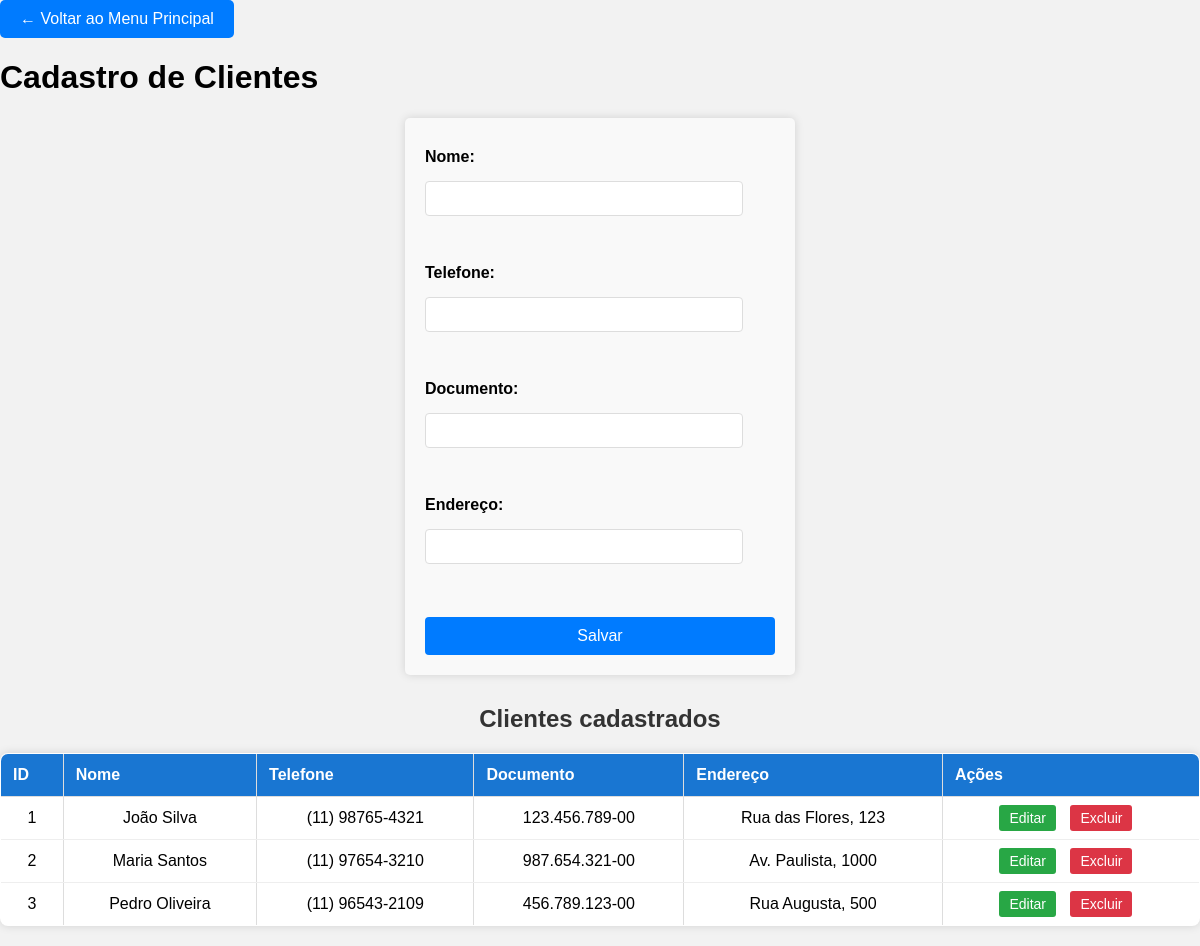
The page /view/indexC.php on the database as committed earlier.
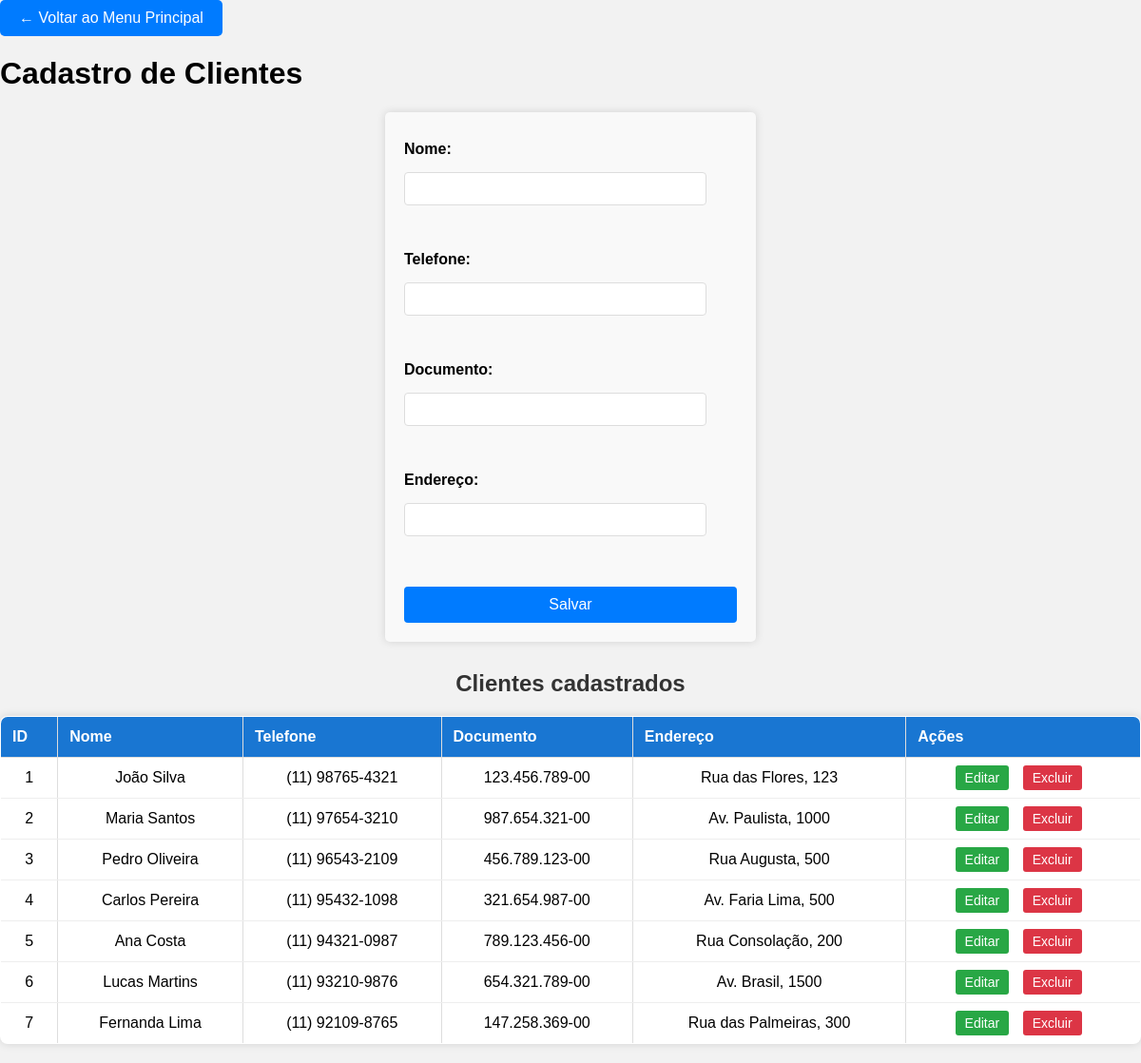
The same page on the database as committed later.
### tables this page shows
CREATE TABLE CLIENTE (
    ID_CLIENTE INT AUTO_INCREMENT PRIMARY KEY,
    NOME_CLIENTE VARCHAR(100) NOT NULL,
    TELEFONE_CLIENTE VARCHAR(20),
    DOCUMENTO VARCHAR(20),
    ENDERECO_CLIENTE VARCHAR(200),
    EMAIL VARCHAR(100)
);

### controller/ClienteController.php (called while the page is built, shortened)
<?php
require_once __DIR__ . '/../model/ClienteDAO.php';
require_once __DIR__ . '/../model/Cliente.php';
class ClienteController {
    private $dao;
    public function __construct() {
        $this->dao = new ClienteDAO();
    }
    public function listar() {
        return $this->dao->listar();
    }
}

### model/Connection.php (called while the page is built)
<?php
class Connection {
    private static $instance = null;
    public static function getInstance() {
        if (!self::$instance) {
            try {
                $host = 'localhost';
                $dbname = 'OFICINA';
                $user = 'root';
                $pass = 'Charlo2025@';
                self::$instance = new PDO(
                    "mysql:host=$host;dbname=$dbname;charset=utf8mb4",
                    $user,
                    $pass
                );
                self::$instance->setAttribute(PDO::ATTR_ERRMODE, PDO::ERRMODE_EXCEPTION);
            } catch (PDOException $e) {
                die("Erro ao conectar ao MySQL: " . $e->getMessage());
            }
        }
        return self::$instance;
    }
}
?>

### model/ClienteDAO.php (called while the page is built, shortened)
<?php
require_once __DIR__ . '/Connection.php';
require_once __DIR__ . '/Cliente.php';
class ClienteDAO {
    public function listar() {
        try {
            $sql = "SELECT * FROM CLIENTE";
            $stmt = Connection::getInstance()->query($sql);
            $lista = [];
            while ($row = $stmt->fetch(PDO::FETCH_ASSOC)) {
                $lista[] = new Cliente(
                    $row['NOME_CLIENTE'],
                    $row['TELEFONE_CLIENTE'],
                    $row['DOCUMENTO'],
                    $row['ENDERECO_CLIENTE'],
                    $row['ID_CLIENTE']
                );
            }
            return $lista;
        } catch (PDOException $e) {
            throw new Exception("Erro ao listar clientes: " . $e->getMessage());
        }
    }
}

### model/Cliente.php (called while the page is built)
<?php
class Cliente {
    private $id;
    private $nome;
    private $telefone;
    private $documento;
    private $endereco;
    public function __construct($nome, $telefone, $documento, $endereco, $id = null) {
        $this->id = $id;
        $this->nome = $nome;
        $this->telefone = $telefone;
        $this->documento = $documento;
        $this->endereco = $endereco;
    }
    public function getId() { return $this->id; }
    public function getNome() { return $this->nome; }
    public function getTelefone() { return $this->telefone; }
    public function getDocumento() { return $this->documento; }
    public function getEndereco() { return $this->endereco; }
}

### view/indexC.php (the view, shortened to what this page needs)
<?php
require_once __DIR__ . '/../Controller/ClienteController.php';
$controller = new ClienteController();
$clienteEditando = null;
$lista = $controller->listar();
?>
<!DOCTYPE html>
<html lang="pt-br">
<head>
    <link rel="stylesheet" href="style.css">
</head>
<body>
<div style="margin-bottom: 20px;">
    <a href="index.php" style="display: inline-block; padding: 10px 20px; background: #007bff; color: white; text-decoration: none; border-radius: 5px;">← Voltar ao Menu Principal</a>
</div>
<h1>Cadastro de Clientes</h1>
<form method="POST" id="formCliente">
    <label>Nome:</label>
    <input type="text" name="nome" id="nome" value="<?= $clienteEditando ? htmlspecialchars($clienteEditando->getNome()) : '' ?>" required><br>
    <label>Telefone:</label>
    <input type="text" name="telefone" id="telefone" value="<?= $clienteEditando ? htmlspecialchars($clienteEditando->getTelefone()) : '' ?>" required><br>
    <label>Documento:</label>
    <input type="text" name="documento" id="documento" value="<?= $clienteEditando ? htmlspecialchars($clienteEditando->getDocumento()) : '' ?>" required><br>
    <label>Endereço:</label>
    <input type="text" name="endereco" id="endereco" value="<?= $clienteEditando ? htmlspecialchars($clienteEditando->getEndereco()) : '' ?>" required><br>
    <button type="submit" name="acao" value="<?= $clienteEditando ? 'editar' : 'salvar' ?>">
        <?= $clienteEditando ? 'Atualizar' : 'Salvar' ?>
    </button>
</form>
<h2>Clientes cadastrados</h2>
<?php if (empty($lista)): ?>
    <p>Nenhum cliente cadastrado ainda.</p>
<?php else: ?>
    <table border="1">
        <tr>
            <th>ID</th>
            <th>Nome</th>
            <th>Telefone</th>
            <th>Documento</th>
            <th>Endereço</th>
            <th>Ações</th>
        </tr>
        <?php foreach ($lista as $c): ?>
        <tr>
            <td><?= htmlspecialchars($c->getId()) ?></td>
            <td><?= htmlspecialchars($c->getNome()) ?></td>
            <td><?= htmlspecialchars($c->getTelefone()) ?></td>
            <td><?= htmlspecialchars($c->getDocumento()) ?></td>
            <td><?= htmlspecialchars($c->getEndereco()) ?></td>
            <td class="acoes">
                <a href="?edit=<?= $c->getId() ?>" class="btn-editar">Editar</a>
                <a href="?delete=<?= $c->getId() ?>" class="btn-excluir" onclick="return confirm('Tem certeza que deseja excluir este cliente?');">Excluir</a>
            </td>
        </tr>
        <?php endforeach ?>
    </table>
<?php endif; ?>
</body>
</html>

Rows that differ between the two databases and show on the page:
added cliente: ID_CLIENTE "4", NOME_CLIENTE "Carlos Pereira", TELEFONE_CLIENTE "(11) 95432-1098", DOCUMENTO "321.654.987-00", ENDERECO_CLIENTE "Av. Faria Lima, 500"
added cliente: ID_CLIENTE "5", NOME_CLIENTE "Ana Costa", TELEFONE_CLIENTE "(11) 94321-0987", DOCUMENTO "789.123.456-00", ENDERECO_CLIENTE "Rua Consolação, 200"
added cliente: ID_CLIENTE "6", NOME_CLIENTE "Lucas Martins", TELEFONE_CLIENTE "(11) 93210-9876", DOCUMENTO "654.321.789-00", ENDERECO_CLIENTE "Av. Brasil, 1500"
added cliente: ID_CLIENTE "7", NOME_CLIENTE "Fernanda Lima", TELEFONE_CLIENTE "(11) 92109-8765", DOCUMENTO "147.258.369-00", ENDERECO_CLIENTE "Rua das Palmeiras, 300"
